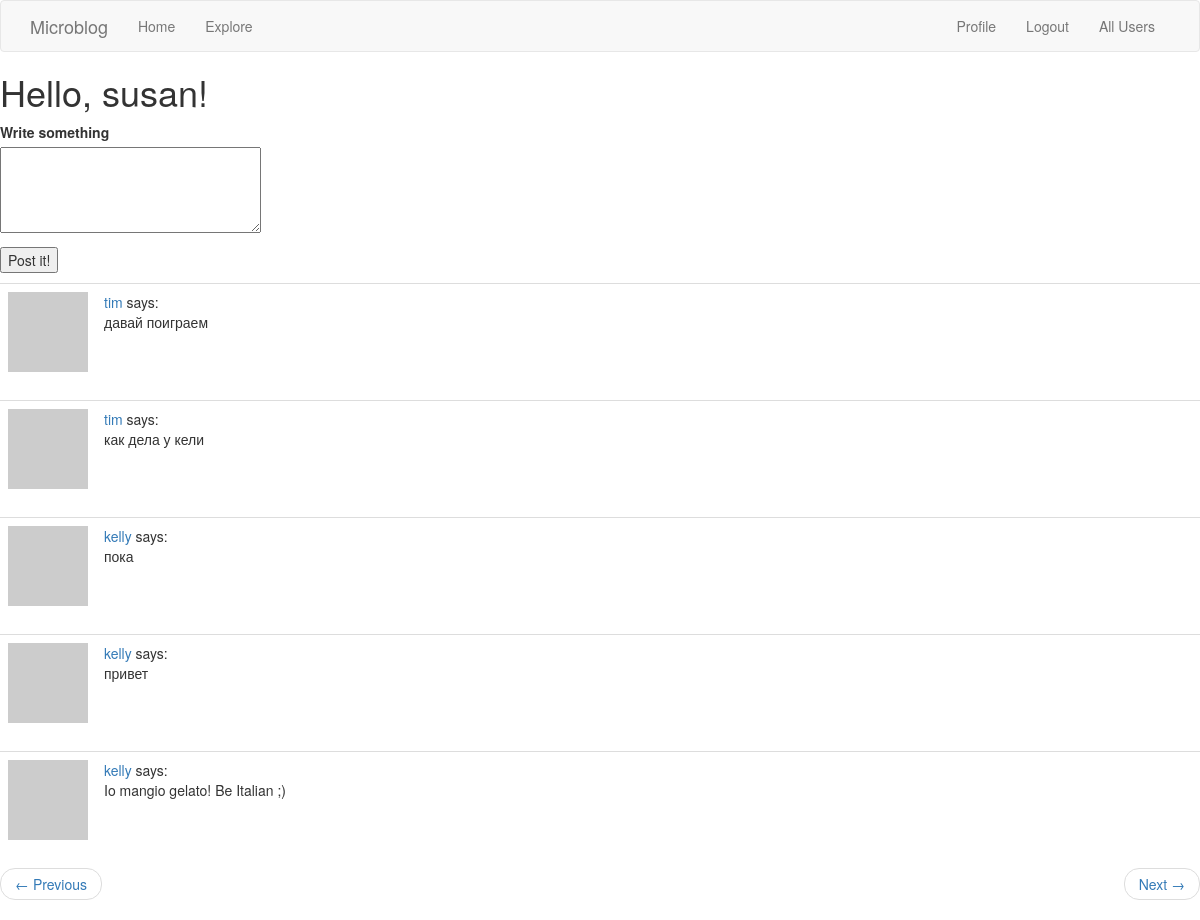
Page /index?page=2 (signed in) on the committed database.
### app/models.py (models this page shows, shortened)
class User(UserMixin, db.Model):
    id = db.Column(db.Integer, primary_key=True)
    username = db.Column(db.String(64), index=True, unique=True)
    email = db.Column(db.String(120), index=True, unique=True)
    password_hash = db.Column(db.String(128))
    posts = db.relationship("Post", backref="author", lazy="dynamic")
    about_me = db.Column(db.String(140))
    last_seen = db.Column(db.DateTime, default=datetime.utcnow)
    followed = db.relationship("User", secondary=followers,
                               primaryjoin=(followers.c.follower_id == id),
                               secondaryjoin=(followers.c.followed_id == id),
                               backref=db.backref("followers", lazy="dynamic"), lazy="dynamic")
    def followed_posts(self):
        followed = Post.query.join(
            followers, (followers.c.followed_id == Post.user_id)).filter(
            followers.c.follower_id == self.id)
        own = Post.query.filter_by(user_id=self.id)
        return followed.union(own).order_by(Post.timestamp.desc())
    def avatar(self, size):
        digest = md5(self.email.lower().encode("utf-8")).hexdigest()
        return "https://www.gravatar.com/avatar/{}?d=identicon&s={}".format(
            digest, size)

class Post(db.Model):
    id = db.Column(db.Integer, primary_key=True)
    body = db.Column(db.String(140))
    timestamp = db.Column(db.DateTime, index=True, default=datetime.utcnow)
    user_id = db.Column(db.Integer, db.ForeignKey('user.id'))

### app/routes.py (the view)
@appl.route("/", methods=["GET", "POST"])
@appl.route("/index", methods=["GET", "POST"])
@login_required
def index():
    form = PostForm()
    if form.validate_on_submit():
        post = Post(body=form.post.data, author=current_user)
        db.session.add(post)
        db.session.commit()
        flash("Your post was added!")
        return redirect(url_for("index"))
    page = request.args.get("page", 1, type=int)
    posts = current_user.followed_posts().paginate(
        page, appl.config["POSTS_PER_PAGE"], False)
    next_url = url_for("index", page=posts.next_num) \
        if posts.has_next else None
    prev_url = url_for("index", page=posts.prev_num) \
        if posts.has_prev else None
    return render_template("index.html", title="Home page", form=form,
                           posts=posts.items, next_url=next_url, prev_url=prev_url)

### app/forms.py
class PostForm(FlaskForm):
    post = TextAreaField("Write something", validators=[DataRequired(), Length(min=1, max=140)])
    submit = SubmitField('Post it!')

### app/models.py (called while the page is built)
@login.user_loader
def load_user(id):
    return User.query.get(int(id))

### app/routes.py (called while the page is built)
@appl.before_request
def before_request():
    if current_user.is_authenticated:
        current_user.last_seen = datetime.utcnow()
        db.session.commit()

### app/templates/index.html (shortened to what this page needs)
{% extends "base.html" %}
{% block app_content %}
    <h1>Hello, {{  current_user.username }}!</h1>
    {% if form %}
    <form action="" method="post">
        <p>
            {{ form.post.label }}<br>
            {{ form.post(cols=32, rows=4) }}
        </p>
        <p>
            {{ form.submit() }}
        </p>
    </form>
    {% endif %}
    {% for post in posts %}
        {% include "_post.html" %}
    {% endfor %}
<nav aria-label="...">
    <ul class="pager">
        <li class="previous{% if not prev_url %} disabled{% endif %}">
            <a href="{{ prev_url or '#' }}">
                <span aria-hidden="true">&larr;</span> Previous
            </a>
        </li>
        <li class="next{% if not next_url %} disabled{% endif %}">
            <a href="{{ next_url or '#' }}">
                Next <span aria-hidden="true">&rarr;</span>
            </a>
        </li>
    </ul>
</nav>
{% endblock %}

### app/templates/_post.html
<table class="table table-hover">
    <tr>
        <td width="70px">
            <a href="{{ url_for('user', username=post.author.username) }}">
                <img src="{{ post.author.avatar(70) }}">
            </a>
        </td>
        <td>
            <a href="{{ url_for('user', username=post.author.username) }}">
            {{ post.author.username }}
            </a>
            says:
            <br>
            {{ post.body }}
        </td>
    </tr>
</table>

### rows in the picture
User: username "susan"
Post: author.username "tim", body "давай поиграем"
Post: author.username "tim", body "как дела у кели"
Post: author.username "kelly", body "пока"
Post: author.username "kelly", body "привет"
Post: author.username "kelly", body "Io mangio gelato! Be Italian ;)"
